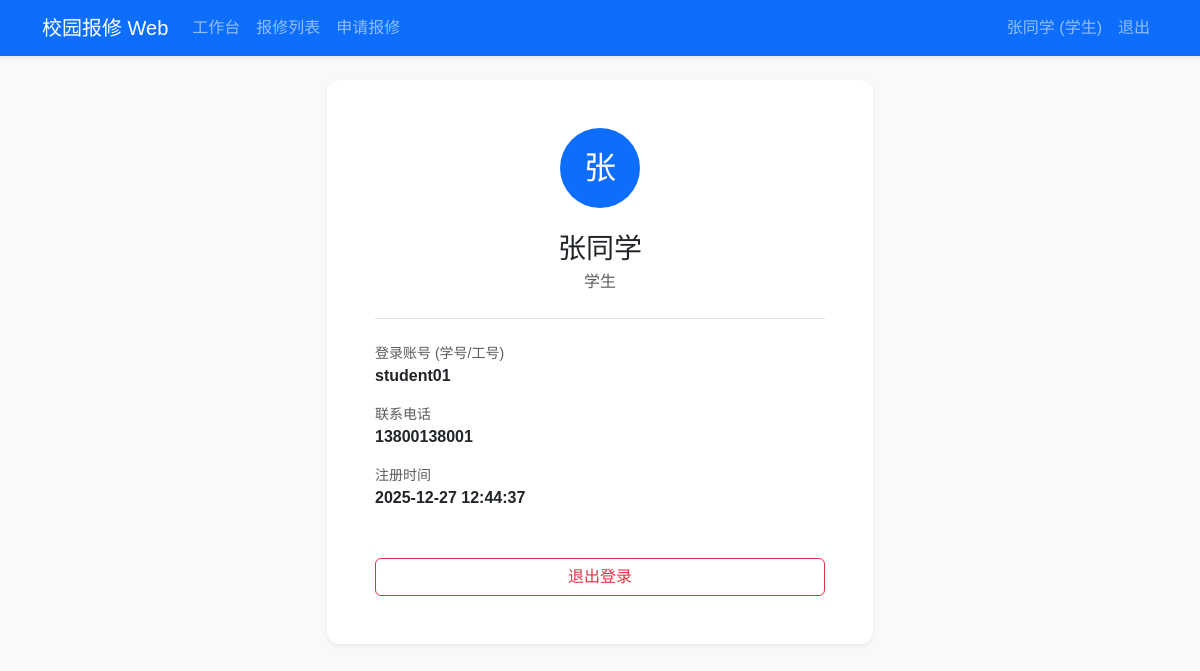
The page /me (signed in) on the database its author committed.
### tables this page shows
CREATE TABLE users (
    id INTEGER PRIMARY KEY AUTOINCREMENT,
    username TEXT UNIQUE NOT NULL,
    password TEXT NOT NULL,
    role TEXT NOT NULL, -- 'student' 或 'worker'
    name TEXT NOT NULL,
    phone TEXT,
    created_at TIMESTAMP DEFAULT CURRENT_TIMESTAMP
);

### app.py (the view)
@app.route('/me')
@login_required
def me():
    user = query_db("SELECT * FROM users WHERE id = ?", [session['user_id']], one=True)
    return render_template('me.html', user=user)

### app.py (called while the page is built)
def get_db():
    db = getattr(g, '_database', None)
    if db is None:
        db = g._database = sqlite3.connect(DATABASE)
        db.row_factory = sqlite3.Row
    return db

@app.teardown_appcontext
def close_connection(exception):
    db = getattr(g, '_database', None)
    if db is not None:
        db.close()

def query_db(query, args=(), one=False):
    cur = get_db().execute(query, args)
    rv = cur.fetchall()
    cur.close()
    return (rv[0] if rv else None) if one else rv

def login_required(f):
    from functools import wraps
    @wraps(f)
    def decorated_function(*args, **kwargs):
        if 'user_id' not in session:
            flash('请先登录', 'warning')
            return redirect(url_for('login'))
        return f(*args, **kwargs)
    return decorated_function

### templates/me.html (shortened to what this page needs)
{% extends 'base.html' %}
{% block content %}
<div class="row justify-content-center">
    <div class="col-md-6">
        <div class="card shadow-sm border-0">
            <div class="card-body p-5 text-center">
                <div class="bg-primary text-white rounded-circle d-inline-flex align-items-center justify-content-center mb-4" style="width: 80px; height: 80px;">
                    <span class="h2 mb-0">{{ user.name[0] }}</span>
                </div>
                <h3 class="mb-1">{{ user.name }}</h3>
                <p class="text-muted mb-4">{{ '学生' if user.role == 'student' else '维修师傅' }}</p>
                <div class="text-start border-top pt-4">
                    <div class="mb-3">
                        <label class="small text-muted d-block">登录账号 (学号/工号)</label>
                        <span class="fw-bold">{{ user.username }}</span>
                    </div>
                    <div class="mb-3">
                        <label class="small text-muted d-block">联系电话</label>
                        <span class="fw-bold">{{ user.phone or '未填写' }}</span>
                    </div>
                    <div class="mb-3">
                        <label class="small text-muted d-block">注册时间</label>
                        <span class="fw-bold">{{ user.created_at }}</span>
                    </div>
                </div>
                <div class="mt-5">
                    <a href="{{ url_for('logout') }}" class="btn btn-outline-danger w-100">退出登录</a>
                </div>
            </div>
        </div>
    </div>
</div>
{% endblock %}

### templates/base.html (shortened to what this page needs)
<!DOCTYPE html>
<html lang="zh">
<head>
    <link href="https://cdn.jsdelivr.net/npm/bootstrap@5.3.0/dist/css/bootstrap.min.css" rel="stylesheet">
    <link rel="stylesheet" href="{{ url_for('static', filename='css/style.css') }}">
</head>
<body class="bg-light">
    <nav class="navbar navbar-expand-lg navbar-dark bg-primary shadow-sm">
        <div class="container">
            <a class="navbar-brand" href="{{ url_for('index') }}">校园报修 Web</a>
            {% if session.user_id %}
            <div class="collapse navbar-collapse" id="navbarNav">
                <ul class="navbar-nav me-auto">
                    <li class="nav-item"><a class="nav-link" href="{{ url_for('dashboard') }}">工作台</a></li>
                    <li class="nav-item"><a class="nav-link" href="{{ url_for('repairs_list') }}">报修列表</a></li>
                    {% if session.role == 'student' %}
                    <li class="nav-item"><a class="nav-link" href="{{ url_for('repairs_new') }}">申请报修</a></li>
                    {% endif %}
                </ul>
                <ul class="navbar-nav">
                    <li class="nav-item"><a class="nav-link" href="{{ url_for('me') }}">{{ session.name }} ({{ '学生' if session.role == 'student' else '维修员' }})</a></li>
                    <li class="nav-item"><a class="nav-link" href="{{ url_for('logout') }}">退出</a></li>
                </ul>
            </div>
            {% endif %}
        </div>
    </nav>
    <div class="container my-4">
        {% block content %}{% endblock %}
    </div>
</body>
</html>

### static/css/style.css (style rules this page uses)
body { font-family: 'PingFang SC', 'Hiragino Sans GB', 'Microsoft YaHei', sans-serif; }
.card { border-radius: 12px; }
.nav-link { font-weight: 500; }

### rows shown on the page
users: name "张同学", name "张", role "学生", username "student01", phone "13800138001", created_at "2025-12-27 12:44:37"

### other values the page prints
{{ '学生' if session.role == 'student' else '维修员' }} "学生"
